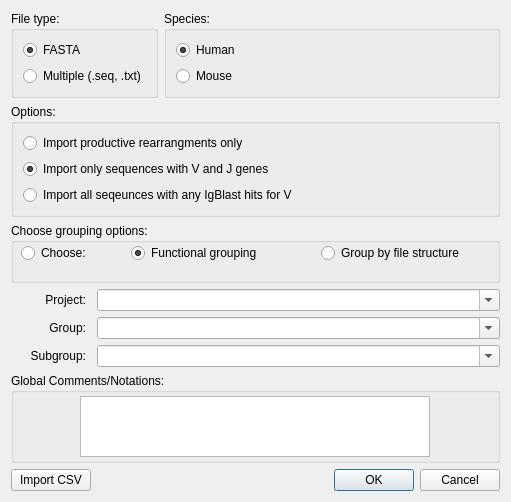
<?xml version="1.0" encoding="UTF-8"?>
<ui version="4.0">
 <class>DialogImport</class>
 <widget class="QDialog" name="DialogImport">
  <property name="geometry">
   <rect>
    <x>0</x>
    <y>0</y>
    <width>511</width>
    <height>491</height>
   </rect>
  </property>
  <property name="maximumSize">
   <size>
    <width>511</width>
    <height>16777215</height>
   </size>
  </property>
  <property name="focusPolicy">
   <enum>Qt::TabFocus</enum>
  </property>
  <property name="windowTitle">
   <string>Import Sequence Options</string>
  </property>
  <property name="toolTip">
   <string>Choose options for sequence import</string>
  </property>
  <layout class="QGridLayout" name="gridLayout">
   <item row="8" column="2">
    <widget class="QDialogButtonBox" name="buttonBox">
     <property name="standardButtons">
      <set>QDialogButtonBox::Cancel|QDialogButtonBox::Ok</set>
     </property>
    </widget>
   </item>
   <item row="6" column="1" colspan="2">
    <widget class="QComboBox" name="comboBoxSubgroup">
     <property name="minimumSize">
      <size>
       <width>280</width>
       <height>0</height>
      </size>
     </property>
     <property name="layoutDirection">
      <enum>Qt::LeftToRight</enum>
     </property>
     <property name="editable">
      <bool>true</bool>
     </property>
     <property name="currentText">
      <string/>
     </property>
     <property name="currentIndex">
      <number>0</number>
     </property>
     <item>
      <property name="text">
       <string/>
      </property>
     </item>
     <item>
      <property name="text">
       <string>None</string>
      </property>
     </item>
    </widget>
   </item>
   <item row="5" column="1" colspan="2">
    <widget class="QComboBox" name="comboBoxGroup">
     <property name="minimumSize">
      <size>
       <width>280</width>
       <height>0</height>
      </size>
     </property>
     <property name="layoutDirection">
      <enum>Qt::LeftToRight</enum>
     </property>
     <property name="editable">
      <bool>true</bool>
     </property>
     <property name="currentText">
      <string/>
     </property>
     <property name="currentIndex">
      <number>0</number>
     </property>
     <item>
      <property name="text">
       <string/>
      </property>
     </item>
     <item>
      <property name="text">
       <string>None</string>
      </property>
     </item>
    </widget>
   </item>
   <item row="4" column="0">
    <widget class="QLabel" name="label">
     <property name="minimumSize">
      <size>
       <width>75</width>
       <height>0</height>
      </size>
     </property>
     <property name="maximumSize">
      <size>
       <width>75</width>
       <height>16777215</height>
      </size>
     </property>
     <property name="layoutDirection">
      <enum>Qt::LeftToRight</enum>
     </property>
     <property name="text">
      <string>Project:</string>
     </property>
     <property name="alignment">
      <set>Qt::AlignRight|Qt::AlignTrailing|Qt::AlignVCenter</set>
     </property>
    </widget>
   </item>
   <item row="4" column="1" colspan="2">
    <widget class="QComboBox" name="comboBoxProject">
     <property name="minimumSize">
      <size>
       <width>280</width>
       <height>0</height>
      </size>
     </property>
     <property name="layoutDirection">
      <enum>Qt::LeftToRight</enum>
     </property>
     <property name="editable">
      <bool>true</bool>
     </property>
     <property name="currentText">
      <string/>
     </property>
     <property name="currentIndex">
      <number>0</number>
     </property>
     <item>
      <property name="text">
       <string/>
      </property>
     </item>
     <item>
      <property name="text">
       <string>None</string>
      </property>
     </item>
    </widget>
   </item>
   <item row="5" column="0">
    <widget class="QLabel" name="label_2">
     <property name="minimumSize">
      <size>
       <width>75</width>
       <height>0</height>
      </size>
     </property>
     <property name="maximumSize">
      <size>
       <width>75</width>
       <height>16777215</height>
      </size>
     </property>
     <property name="layoutDirection">
      <enum>Qt::LeftToRight</enum>
     </property>
     <property name="text">
      <string>Group:</string>
     </property>
     <property name="alignment">
      <set>Qt::AlignRight|Qt::AlignTrailing|Qt::AlignVCenter</set>
     </property>
    </widget>
   </item>
   <item row="6" column="0">
    <widget class="QLabel" name="label_3">
     <property name="minimumSize">
      <size>
       <width>75</width>
       <height>0</height>
      </size>
     </property>
     <property name="maximumSize">
      <size>
       <width>75</width>
       <height>16777215</height>
      </size>
     </property>
     <property name="layoutDirection">
      <enum>Qt::LeftToRight</enum>
     </property>
     <property name="text">
      <string>Subgroup:</string>
     </property>
     <property name="alignment">
      <set>Qt::AlignRight|Qt::AlignTrailing|Qt::AlignVCenter</set>
     </property>
    </widget>
   </item>
   <item row="8" column="0">
    <widget class="QPushButton" name="btnImportOldVGenes">
     <property name="toolTip">
      <string>This function imports a comma separated values (CSV) file formatted as Project, Group, Subgroup, Name, Sequence</string>
     </property>
     <property name="text">
      <string>Import CSV</string>
     </property>
    </widget>
   </item>
   <item row="1" column="0" colspan="3">
    <widget class="QGroupBox" name="groupBox_4">
     <property name="title">
      <string>Options:</string>
     </property>
     <layout class="QGridLayout" name="gridLayout_2">
      <item row="2" column="0">
       <widget class="QRadioButton" name="rdoAll">
        <property name="text">
         <string>Import all seqeunces with any IgBlast hits for V</string>
        </property>
       </widget>
      </item>
      <item row="1" column="0">
       <widget class="QRadioButton" name="rdoVandJ">
        <property name="text">
         <string>Import only sequences with V and J genes</string>
        </property>
        <property name="checked">
         <bool>true</bool>
        </property>
       </widget>
      </item>
      <item row="0" column="0">
       <widget class="QRadioButton" name="rdoProductive">
        <property name="text">
         <string>Import productive rearrangments only</string>
        </property>
       </widget>
      </item>
     </layout>
    </widget>
   </item>
   <item row="7" column="0" colspan="3">
    <widget class="QGroupBox" name="groupBox_3">
     <property name="minimumSize">
      <size>
       <width>350</width>
       <height>0</height>
      </size>
     </property>
     <property name="maximumSize">
      <size>
       <width>16777215</width>
       <height>90</height>
      </size>
     </property>
     <property name="title">
      <string>Global Comments/Notations:</string>
     </property>
     <layout class="QHBoxLayout" name="horizontalLayout">
      <property name="leftMargin">
       <number>3</number>
      </property>
      <property name="topMargin">
       <number>3</number>
      </property>
      <property name="rightMargin">
       <number>3</number>
      </property>
      <property name="bottomMargin">
       <number>3</number>
      </property>
      <item>
       <widget class="QPlainTextEdit" name="txtComment">
        <property name="maximumSize">
         <size>
          <width>350</width>
          <height>16777215</height>
         </size>
        </property>
       </widget>
      </item>
     </layout>
    </widget>
   </item>
   <item row="0" column="0" colspan="2">
    <widget class="QGroupBox" name="groupBox">
     <property name="title">
      <string>File type:</string>
     </property>
     <layout class="QVBoxLayout" name="verticalLayout">
      <item>
       <widget class="QRadioButton" name="radioButFASTA">
        <property name="text">
         <string>FASTA</string>
        </property>
        <property name="checked">
         <bool>true</bool>
        </property>
       </widget>
      </item>
      <item>
       <widget class="QRadioButton" name="radioButIndSeq">
        <property name="text">
         <string>Multiple (.seq, .txt)</string>
        </property>
       </widget>
      </item>
     </layout>
    </widget>
   </item>
   <item row="0" column="2">
    <widget class="QGroupBox" name="groupBox_2">
     <property name="title">
      <string>Species:</string>
     </property>
     <layout class="QVBoxLayout" name="verticalLayout_2">
      <item>
       <widget class="QRadioButton" name="radioButHuman">
        <property name="text">
         <string>Human</string>
        </property>
        <property name="checked">
         <bool>true</bool>
        </property>
       </widget>
      </item>
      <item>
       <widget class="QRadioButton" name="radioButMouse">
        <property name="text">
         <string>Mouse</string>
        </property>
       </widget>
      </item>
     </layout>
    </widget>
   </item>
   <item row="3" column="0" colspan="3">
    <widget class="QGroupBox" name="groupBox_5">
     <property name="minimumSize">
      <size>
       <width>0</width>
       <height>60</height>
      </size>
     </property>
     <property name="maximumSize">
      <size>
       <width>16777215</width>
       <height>60</height>
      </size>
     </property>
     <property name="title">
      <string>Choose grouping options:</string>
     </property>
     <widget class="QRadioButton" name="rdoChoose">
      <property name="geometry">
       <rect>
        <x>10</x>
        <y>20</y>
        <width>111</width>
        <height>20</height>
       </rect>
      </property>
      <property name="focusPolicy">
       <enum>Qt::TabFocus</enum>
      </property>
      <property name="toolTip">
       <string>Select grouping from choices below</string>
      </property>
      <property name="layoutDirection">
       <enum>Qt::LeftToRight</enum>
      </property>
      <property name="text">
       <string>Choose:</string>
      </property>
     </widget>
     <widget class="QRadioButton" name="checkBoxFileStruc">
      <property name="geometry">
       <rect>
        <x>310</x>
        <y>20</y>
        <width>171</width>
        <height>20</height>
       </rect>
      </property>
      <property name="toolTip">
       <string>use folder structure to group</string>
      </property>
      <property name="text">
       <string>Group by file structure</string>
      </property>
     </widget>
     <widget class="QRadioButton" name="rdoFunction">
      <property name="geometry">
       <rect>
        <x>120</x>
        <y>20</y>
        <width>152</width>
        <height>20</height>
       </rect>
      </property>
      <property name="toolTip">
       <string>Will group based on heavy/kappa/lambda, Functional, Reading frame</string>
      </property>
      <property name="text">
       <string>Functional grouping</string>
      </property>
      <property name="checked">
       <bool>true</bool>
      </property>
     </widget>
    </widget>
   </item>
  </layout>
 </widget>
 <resources/>
 <connections>
  <connection>
   <sender>rdoChoose</sender>
   <signal>pressed()</signal>
   <receiver>comboBoxProject</receiver>
   <slot>setFocus()</slot>
   <hints>
    <hint type="sourcelabel">
     <x>61</x>
     <y>231</y>
    </hint>
    <hint type="destinationlabel">
     <x>194</x>
     <y>285</y>
    </hint>
   </hints>
  </connection>
  <connection>
   <sender>rdoFunction</sender>
   <signal>pressed()</signal>
   <receiver>groupBox_5</receiver>
   <slot>setFocus()</slot>
   <hints>
    <hint type="sourcelabel">
     <x>261</x>
     <y>231</y>
    </hint>
    <hint type="destinationlabel">
     <x>301</x>
     <y>241</y>
    </hint>
   </hints>
  </connection>
  <connection>
   <sender>checkBoxFileStruc</sender>
   <signal>pressed()</signal>
   <receiver>groupBox_5</receiver>
   <slot>setFocus()</slot>
   <hints>
    <hint type="sourcelabel">
     <x>410</x>
     <y>228</y>
    </hint>
    <hint type="destinationlabel">
     <x>392</x>
     <y>248</y>
    </hint>
   </hints>
  </connection>
  <connection>
   <sender>rdoChoose</sender>
   <signal>pressed()</signal>
   <receiver>comboBoxProject</receiver>
   <slot>setFocus()</slot>
   <hints>
    <hint type="sourcelabel">
     <x>42</x>
     <y>229</y>
    </hint>
    <hint type="destinationlabel">
     <x>136</x>
     <y>286</y>
    </hint>
   </hints>
  </connection>
 </connections>
</ui>
